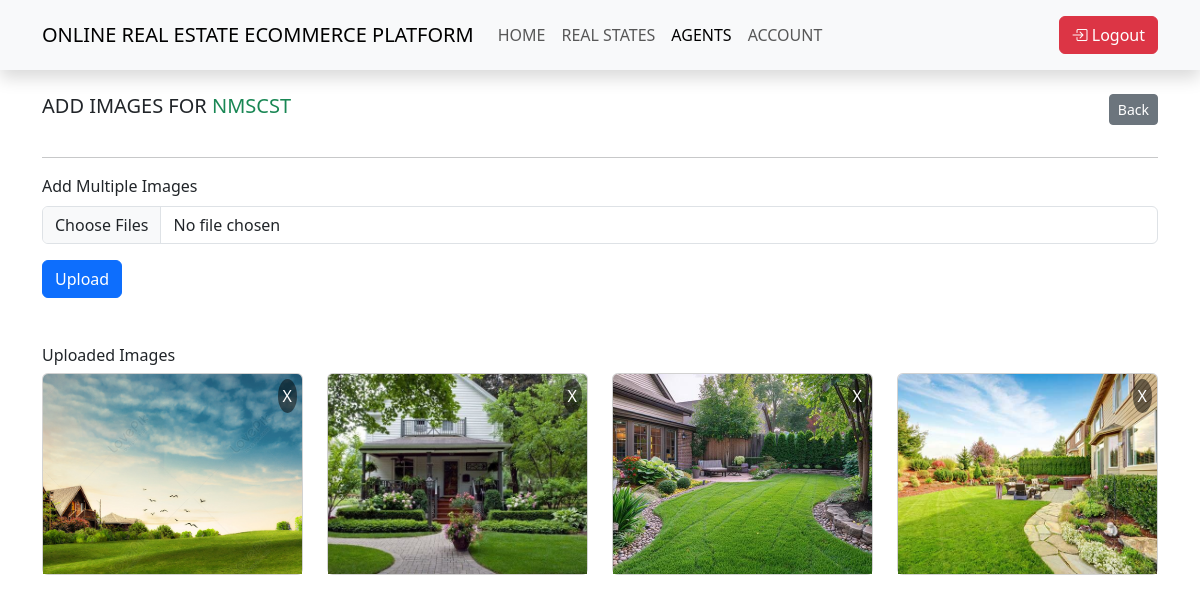
Page /agents/add_image.php?property_id=4 (signed in) on the committed database.
### tables this page shows
CREATE TABLE `properties` (
  `property_id` int(11) NOT NULL,
  `agent_id` int(11) DEFAULT NULL,
  `name` varchar(100) DEFAULT NULL,
  `description` text DEFAULT NULL,
  `address` varchar(150) DEFAULT NULL,
  `price` int(11) NOT NULL,
  `map_latitude` varchar(50) DEFAULT NULL,
  `map_longitude` varchar(50) DEFAULT NULL,
  `cover_img` varchar(255) DEFAULT NULL,
  `show_to_clients` varchar(11) DEFAULT 'No'
);

CREATE TABLE `property_images` (
  `id` int(11) NOT NULL,
  `property_id` int(11) NOT NULL,
  `image_path` varchar(255) NOT NULL,
  `uploaded_at` timestamp NOT NULL DEFAULT current_timestamp()
);

### agents/add_image.php (the view, shortened to what this page needs)
<?php
$conn = mysqli_connect("localhost", "root", "", "oreep360");
if (isset($_GET['property_id'])) {
    $property_id = intval($_GET['property_id']);
    $query = "SELECT * FROM properties WHERE property_id = $property_id";
    $result = mysqli_query($conn, $query);
    if ($result && mysqli_num_rows($result) > 0) {
        $row = mysqli_fetch_assoc($result);
    } else {
        die("Property not found.");
    }
} else {
    die("No property ID provided.");
}
?>
<!DOCTYPE html>
<html lang="en">
<head>
    <link rel="stylesheet" href="../style.css">
    <link rel="stylesheet" href="../bootstrap/css/bootstrap.min.css">
    <link rel="stylesheet" href="https://cdn.jsdelivr.net/npm/bootstrap-icons@1.11.3/font/bootstrap-icons.min.css">
    <link rel="stylesheet" href="https://cdn.datatables.net/1.13.4/css/jquery.dataTables.min.css">
    <link rel="stylesheet" href="https://cdn.datatables.net/responsive/2.4.0/css/responsive.dataTables.min.css">
</head>
<body>
    <header>
        <nav class="navbar navbar-expand-lg bg-body-tertiary shadow">
            <div class="container">
                <a class="navbar-brand" href="#">ONLINE REAL ESTATE ECOMMERCE PLATFORM</a>
                <div class="collapse navbar-collapse" id="navbarText">
                    <ul class="navbar-nav me-auto mb-2 mb-lg-0">
                        <li class="nav-item"><a class="nav-link" href="index.php">HOME</a></li>
                        <li class="nav-item"><a class="nav-link" href="realestate.php">REAL STATES</a></li>
                        <li class="nav-item"><a class="nav-link active" href="agent.php">AGENTS</a></li>
                        <li class="nav-item"><a class="nav-link" href="account.php">ACCOUNT</a></li>
                    </ul>
                    <span class="navbar-text">
                        <button class="btn btn-danger" type="button" data-bs-toggle="offcanvas"
                            data-bs-target="#staticBackdrop" aria-controls="staticBackdrop">
                            <i class="bi bi-box-arrow-in-right"></i> Logout
                        </button>
                    </span>
                </div>
            </div>
        </nav>
    </header>
    <main>
        <div class="container mt-4">
            <div class="d-flex justify-content-between w-100">
                <h5>ADD IMAGES FOR <span class="text-success text-bolder"><?= $row['name'] ?></span></h5>
                <a href="agent_dashboard.php" class="btn btn-secondary btn-sm mb-3">Back</a>
            </div>
            <hr>
            <form action="" method="post" enctype="multipart/form-data">
                <div class="mb-3">
                    <label for="formFileMultiple" class="form-label">Add Multiple Images</label>
                    <input class="form-control" type="file" id="formFileMultiple" name="images[]" multiple>
                </div>
                <button type="submit" class="btn btn-primary">Upload</button>
            </form>
            <div id="display_selected_images" class="mt-5">
                <h6>Uploaded Images</h6>
                <div class="row">
                    <?php
                    $images_query = "SELECT * FROM property_images WHERE property_id = $property_id";
                    $images_result = mysqli_query($conn, $images_query);
                    if ($images_result && mysqli_num_rows($images_result) > 0) {
                        while ($image_row = mysqli_fetch_assoc($images_result)) {
                            $image_path = $image_row['image_path'];
                            $image_id = $image_row['id'];
                            echo '<div class="col-md-3 mb-3">';
                            echo '<div class="card">';
                            echo '<div class="card-img-container">';
                            echo '<img src="' . $image_path . '" class="card-img-top" alt="Property Image">';
                            echo '<button class="delete-btn" onclick="deleteImage(' . $image_id . ', \'' . $image_path . '\')">X</button>';
                            echo '</div>';
                            echo '</div>';
                            echo '</div>';
                        }
                    } else {
                        echo '<p>No images uploaded yet.</p>';
                    }
                    ?>
                </div>
            </div>
        </div>
    </main>
</body>
</html>

### style.css (style rules this page uses)
* { padding: 0; margin: 0; }
body { font-family: "Montserrat", sans-serif; }

### agents/add_image.php (style rules this page uses)
.card-img-container { position: relative; width: 100%; height: 200px; }
.card-img-container img { object-fit: cover; width: 100%; height: 100%; }
.delete-btn { position: absolute; top: 5px; right: 5px; background: rgba(0, 0, 0, 0.5); color: white; border: none; border-radius: 50%; font-size: 16px; padding: 5px; cursor: pointer; }

### rows in the picture
properties: name "NMSCST"
property_images: image_path (picture)
property_images: image_path (picture)
property_images: image_path (picture)
property_images: image_path (picture)
